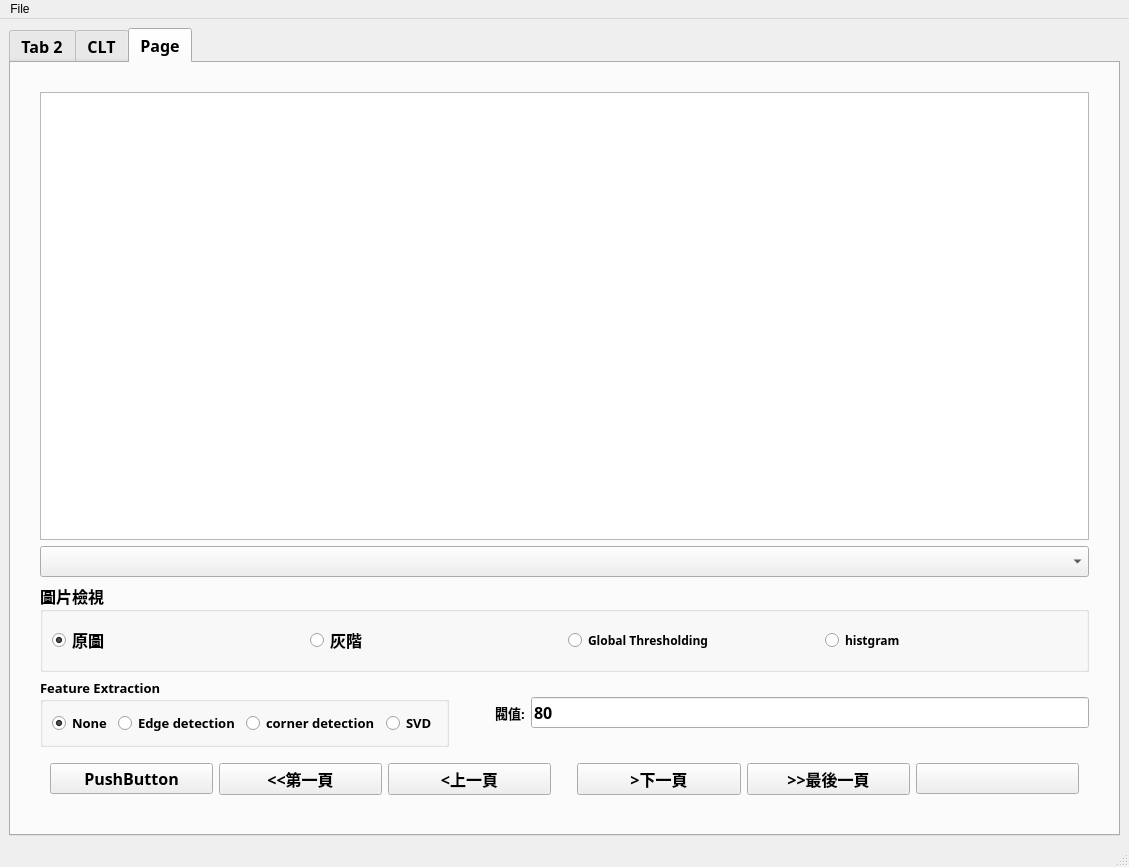
<?xml version="1.0" encoding="UTF-8"?>
<ui version="4.0">
 <class>MainWindow</class>
 <widget class="QMainWindow" name="MainWindow">
  <property name="geometry">
   <rect>
    <x>0</x>
    <y>0</y>
    <width>1129</width>
    <height>867</height>
   </rect>
  </property>
  <property name="windowTitle">
   <string>MainWindow</string>
  </property>
  <widget class="QWidget" name="centralwidget">
   <layout class="QVBoxLayout" name="verticalLayout_3">
    <item>
     <widget class="QTabWidget" name="tabWidget">
      <property name="font">
       <font>
        <family>微軟正黑體</family>
        <pointsize>12</pointsize>
        <weight>75</weight>
        <bold>true</bold>
       </font>
      </property>
      <property name="currentIndex">
       <number>2</number>
      </property>
      <widget class="QWidget" name="tab_2">
       <attribute name="title">
        <string>Tab 2</string>
       </attribute>
       <layout class="QVBoxLayout" name="verticalLayout_8">
        <item>
         <layout class="QHBoxLayout" name="horizontalLayout_14">
          <item>
           <layout class="QVBoxLayout" name="verticalLayout_5">
            <item>
             <layout class="QHBoxLayout" name="horizontalLayout_8" stretch="1,1">
              <property name="leftMargin">
               <number>10</number>
              </property>
              <property name="topMargin">
               <number>10</number>
              </property>
              <property name="rightMargin">
               <number>10</number>
              </property>
              <property name="bottomMargin">
               <number>10</number>
              </property>
              <item>
               <layout class="QVBoxLayout" name="verticalLayout_4">
                <item>
                 <layout class="QHBoxLayout" name="horizontalLayout_5" stretch="1,1,3">
                  <item>
                   <widget class="QLabel" name="label_5">
                    <property name="text">
                     <string>Sample Size :</string>
                    </property>
                   </widget>
                  </item>
                  <item>
                   <widget class="QLabel" name="label_size">
                    <property name="text">
                     <string>100</string>
                    </property>
                   </widget>
                  </item>
                  <item>
                   <spacer name="horizontalSpacer_5">
                    <property name="orientation">
                     <enum>Qt::Horizontal</enum>
                    </property>
                    <property name="sizeHint" stdset="0">
                     <size>
                      <width>40</width>
                      <height>20</height>
                     </size>
                    </property>
                   </spacer>
                  </item>
                 </layout>
                </item>
               </layout>
              </item>
              <item>
               <layout class="QHBoxLayout" name="horizontalLayout_6" stretch="0,0">
                <property name="leftMargin">
                 <number>10</number>
                </property>
                <property name="topMargin">
                 <number>10</number>
                </property>
                <property name="rightMargin">
                 <number>10</number>
                </property>
                <property name="bottomMargin">
                 <number>10</number>
                </property>
                <item>
                 <widget class="QLabel" name="label_7">
                  <property name="text">
                   <string>Variable :</string>
                  </property>
                 </widget>
                </item>
                <item>
                 <widget class="QLabel" name="label_variable">
                  <property name="text">
                   <string>4</string>
                  </property>
                 </widget>
                </item>
               </layout>
              </item>
             </layout>
            </item>
            <item>
             <layout class="QHBoxLayout" name="horizontalLayout_20">
              <item>
               <widget class="QLabel" name="label_11">
                <property name="text">
                 <string> Histgram</string>
                </property>
                <property name="alignment">
                 <set>Qt::AlignCenter</set>
                </property>
               </widget>
              </item>
              <item>
               <widget class="QComboBox" name="comboBox_col"/>
              </item>
             </layout>
            </item>
            <item>
             <layout class="QHBoxLayout" name="horizontalLayout_21" stretch="11,1,1,0,0,0">
              <item>
               <widget class="QLabel" name="label_9">
                <property name="text">
                 <string>Scatter Pot</string>
                </property>
                <property name="alignment">
                 <set>Qt::AlignCenter</set>
                </property>
               </widget>
              </item>
              <item>
               <widget class="QLabel" name="label_6">
                <property name="text">
                 <string>X1:</string>
                </property>
                <property name="alignment">
                 <set>Qt::AlignCenter</set>
                </property>
               </widget>
              </item>
              <item>
               <widget class="QComboBox" name="comboBox_col_scatter_2"/>
              </item>
              <item>
               <spacer name="horizontalSpacer_3">
                <property name="orientation">
                 <enum>Qt::Horizontal</enum>
                </property>
                <property name="sizeHint" stdset="0">
                 <size>
                  <width>40</width>
                  <height>20</height>
                 </size>
                </property>
               </spacer>
              </item>
              <item>
               <widget class="QLabel" name="label_8">
                <property name="text">
                 <string>X2:</string>
                </property>
                <property name="alignment">
                 <set>Qt::AlignCenter</set>
                </property>
               </widget>
              </item>
              <item>
               <widget class="QComboBox" name="comboBox_col_scatter_1"/>
              </item>
             </layout>
            </item>
            <item>
             <layout class="QHBoxLayout" name="horizontalLayout_12"/>
            </item>
            <item>
             <layout class="QHBoxLayout" name="horizontalLayout_13">
              <item>
               <widget class="QLabel" name="label_10">
                <property name="text">
                 <string>  Classification : 訓練 75% , 測試25%</string>
                </property>
                <property name="alignment">
                 <set>Qt::AlignLeading|Qt::AlignLeft|Qt::AlignVCenter</set>
                </property>
               </widget>
              </item>
             </layout>
            </item>
            <item>
             <layout class="QHBoxLayout" name="horizontalLayout_7" stretch="1,1,2,1,1,5">
              <property name="leftMargin">
               <number>10</number>
              </property>
              <property name="topMargin">
               <number>10</number>
              </property>
              <property name="rightMargin">
               <number>9</number>
              </property>
              <property name="bottomMargin">
               <number>10</number>
              </property>
              <item>
               <widget class="QLabel" name="label_4">
                <property name="text">
                 <string>ML method :</string>
                </property>
                <property name="alignment">
                 <set>Qt::AlignLeading|Qt::AlignLeft|Qt::AlignVCenter</set>
                </property>
               </widget>
              </item>
              <item>
               <widget class="QComboBox" name="comboBox_distribution">
                <item>
                 <property name="text">
                  <string>Logisitic Regression</string>
                 </property>
                </item>
                <item>
                 <property name="text">
                  <string>LDA</string>
                 </property>
                </item>
               </widget>
              </item>
              <item>
               <spacer name="horizontalSpacer_2">
                <property name="orientation">
                 <enum>Qt::Horizontal</enum>
                </property>
                <property name="sizeHint" stdset="0">
                 <size>
                  <width>40</width>
                  <height>20</height>
                 </size>
                </property>
               </spacer>
              </item>
              <item>
               <widget class="QLabel" name="label_12">
                <property name="text">
                 <string>Target :</string>
                </property>
                <property name="alignment">
                 <set>Qt::AlignCenter</set>
                </property>
               </widget>
              </item>
              <item>
               <widget class="QComboBox" name="comboBox_col_target"/>
              </item>
              <item>
               <spacer name="horizontalSpacer_6">
                <property name="orientation">
                 <enum>Qt::Horizontal</enum>
                </property>
                <property name="sizeHint" stdset="0">
                 <size>
                  <width>40</width>
                  <height>20</height>
                 </size>
                </property>
               </spacer>
              </item>
             </layout>
            </item>
            <item>
             <layout class="QHBoxLayout" name="horizontalLayout_10">
              <item>
               <widget class="QLabel" name="label_13">
                <property name="text">
                 <string>隨機森林變數挑選:</string>
                </property>
               </widget>
              </item>
              <item>
               <widget class="QLineEdit" name="LE_feature"/>
              </item>
             </layout>
            </item>
            <item>
             <layout class="QHBoxLayout" name="horizontalLayout_9">
              <item>
               <widget class="QLabel" name="label_accuracy">
                <property name="text">
                 <string>Training accuracy</string>
                </property>
               </widget>
              </item>
              <item>
               <widget class="QLabel" name="label_accuracy_2">
                <property name="text">
                 <string>Testing accuracy</string>
                </property>
               </widget>
              </item>
             </layout>
            </item>
            <item>
             <widget class="QTableView" name="table">
              <property name="alternatingRowColors">
               <bool>true</bool>
              </property>
             </widget>
            </item>
           </layout>
          </item>
          <item>
           <widget class="GraphicsLayoutWidget" name="graphLayoutWidget"/>
          </item>
         </layout>
        </item>
       </layout>
      </widget>
      <widget class="QWidget" name="tab_CLT">
       <attribute name="title">
        <string>CLT</string>
       </attribute>
       <layout class="QVBoxLayout" name="verticalLayout_2">
        <item>
         <layout class="QVBoxLayout" name="verticalLayout">
          <item>
           <layout class="QHBoxLayout" name="horizontalLayout_4">
            <item>
             <layout class="QHBoxLayout" name="horizontalLayout">
              <property name="leftMargin">
               <number>10</number>
              </property>
              <property name="topMargin">
               <number>10</number>
              </property>
              <property name="rightMargin">
               <number>10</number>
              </property>
              <item>
               <widget class="QLabel" name="label">
                <property name="text">
                 <string>Population:</string>
                </property>
               </widget>
              </item>
              <item>
               <widget class="QComboBox" name="CBX_distribution">
                <property name="font">
                 <font>
                  <pointsize>9</pointsize>
                 </font>
                </property>
                <item>
                 <property name="text">
                  <string>Binomial (20 , 0.8)</string>
                 </property>
                </item>
                <item>
                 <property name="text">
                  <string>Normal (10 , 2 )</string>
                 </property>
                </item>
               </widget>
              </item>
             </layout>
            </item>
            <item>
             <layout class="QHBoxLayout" name="horizontalLayout_2" stretch="2,3,5">
              <property name="leftMargin">
               <number>10</number>
              </property>
              <property name="topMargin">
               <number>10</number>
              </property>
              <property name="rightMargin">
               <number>10</number>
              </property>
              <property name="bottomMargin">
               <number>10</number>
              </property>
              <item>
               <widget class="QLabel" name="label_2">
                <property name="text">
                 <string>Sample size :</string>
                </property>
               </widget>
              </item>
              <item>
               <widget class="QLineEdit" name="LE_samples_size">
                <property name="text">
                 <string>100</string>
                </property>
               </widget>
              </item>
              <item>
               <spacer name="horizontalSpacer">
                <property name="orientation">
                 <enum>Qt::Horizontal</enum>
                </property>
                <property name="sizeType">
                 <enum>QSizePolicy::Minimum</enum>
                </property>
                <property name="sizeHint" stdset="0">
                 <size>
                  <width>40</width>
                  <height>20</height>
                 </size>
                </property>
               </spacer>
              </item>
             </layout>
            </item>
            <item>
             <layout class="QHBoxLayout" name="horizontalLayout_3">
              <property name="leftMargin">
               <number>10</number>
              </property>
              <property name="topMargin">
               <number>10</number>
              </property>
              <property name="rightMargin">
               <number>10</number>
              </property>
              <property name="bottomMargin">
               <number>10</number>
              </property>
              <item>
               <widget class="QLabel" name="label_3">
                <property name="text">
                 <string>Samples :</string>
                </property>
               </widget>
              </item>
              <item>
               <widget class="QLineEdit" name="lineEdit">
                <property name="text">
                 <string>1000</string>
                </property>
               </widget>
              </item>
             </layout>
            </item>
           </layout>
          </item>
          <item>
           <widget class="GraphicsLayoutWidget" name="graphLayout"/>
          </item>
         </layout>
        </item>
       </layout>
      </widget>
      <widget class="QWidget" name="tab">
       <attribute name="title">
        <string>Page</string>
       </attribute>
       <layout class="QVBoxLayout" name="verticalLayout_6">
        <item>
         <layout class="QVBoxLayout" name="verticalLayout_7" stretch="5,1,1,1,1">
          <property name="leftMargin">
           <number>20</number>
          </property>
          <property name="topMargin">
           <number>20</number>
          </property>
          <property name="rightMargin">
           <number>20</number>
          </property>
          <property name="bottomMargin">
           <number>20</number>
          </property>
          <item>
           <widget class="PlotWidget" name="g_view"/>
          </item>
          <item>
           <widget class="QComboBox" name="CMBX_img"/>
          </item>
          <item>
           <widget class="QGroupBox" name="image">
            <property name="font">
             <font>
              <family>微軟正黑體</family>
              <pointsize>12</pointsize>
              <weight>75</weight>
              <bold>true</bold>
             </font>
            </property>
            <property name="title">
             <string>圖片檢視</string>
            </property>
            <layout class="QHBoxLayout" name="horizontalLayout_15">
             <item>
              <widget class="QRadioButton" name="RBTN_original">
               <property name="font">
                <font>
                 <family>微軟正黑體</family>
                 <pointsize>12</pointsize>
                 <weight>75</weight>
                 <bold>true</bold>
                </font>
               </property>
               <property name="text">
                <string>原圖</string>
               </property>
               <property name="checked">
                <bool>true</bool>
               </property>
              </widget>
             </item>
             <item>
              <widget class="QRadioButton" name="RTBN_grayscale">
               <property name="font">
                <font>
                 <family>微軟正黑體</family>
                 <pointsize>12</pointsize>
                 <weight>75</weight>
                 <bold>true</bold>
                </font>
               </property>
               <property name="text">
                <string>灰階</string>
               </property>
              </widget>
             </item>
             <item>
              <widget class="QRadioButton" name="RTBN_thresholding">
               <property name="font">
                <font>
                 <family>微軟正黑體</family>
                 <pointsize>9</pointsize>
                 <weight>75</weight>
                 <bold>true</bold>
                </font>
               </property>
               <property name="text">
                <string>Global Thresholding</string>
               </property>
              </widget>
             </item>
             <item>
              <widget class="QRadioButton" name="RTBN_histgram">
               <property name="font">
                <font>
                 <family>微軟正黑體</family>
                 <pointsize>9</pointsize>
                 <weight>75</weight>
                 <bold>true</bold>
                </font>
               </property>
               <property name="text">
                <string>histgram</string>
               </property>
              </widget>
             </item>
            </layout>
           </widget>
          </item>
          <item>
           <layout class="QHBoxLayout" name="horizontalLayout_16">
            <item>
             <widget class="QGroupBox" name="groupBox">
              <property name="font">
               <font>
                <family>微軟正黑體</family>
                <pointsize>10</pointsize>
                <weight>75</weight>
                <bold>true</bold>
               </font>
              </property>
              <property name="title">
               <string>Feature Extraction</string>
              </property>
              <layout class="QHBoxLayout" name="horizontalLayout_17">
               <item>
                <widget class="QRadioButton" name="radioButton_2">
                 <property name="font">
                  <font>
                   <family>微軟正黑體</family>
                   <pointsize>10</pointsize>
                   <weight>75</weight>
                   <bold>true</bold>
                  </font>
                 </property>
                 <property name="text">
                  <string>None</string>
                 </property>
                 <property name="checked">
                  <bool>true</bool>
                 </property>
                </widget>
               </item>
               <item>
                <widget class="QRadioButton" name="RTBN_edge">
                 <property name="font">
                  <font>
                   <family>微軟正黑體</family>
                   <pointsize>10</pointsize>
                   <weight>75</weight>
                   <bold>true</bold>
                  </font>
                 </property>
                 <property name="text">
                  <string>Edge detection</string>
                 </property>
                </widget>
               </item>
               <item>
                <widget class="QRadioButton" name="RTBN_corner">
                 <property name="font">
                  <font>
                   <family>微軟正黑體</family>
                   <pointsize>10</pointsize>
                   <weight>75</weight>
                   <bold>true</bold>
                  </font>
                 </property>
                 <property name="text">
                  <string>corner detection</string>
                 </property>
                </widget>
               </item>
               <item>
                <widget class="QRadioButton" name="RTBN_svd">
                 <property name="font">
                  <font>
                   <family>微軟正黑體</family>
                   <pointsize>10</pointsize>
                   <weight>75</weight>
                   <bold>true</bold>
                  </font>
                 </property>
                 <property name="text">
                  <string>SVD</string>
                 </property>
                </widget>
               </item>
              </layout>
             </widget>
            </item>
            <item>
             <spacer name="horizontalSpacer_8">
              <property name="orientation">
               <enum>Qt::Horizontal</enum>
              </property>
              <property name="sizeType">
               <enum>QSizePolicy::Fixed</enum>
              </property>
              <property name="sizeHint" stdset="0">
               <size>
                <width>40</width>
                <height>20</height>
               </size>
              </property>
             </spacer>
            </item>
            <item>
             <widget class="QLabel" name="label_14">
              <property name="font">
               <font>
                <family>微軟正黑體</family>
                <pointsize>10</pointsize>
                <weight>75</weight>
                <bold>true</bold>
               </font>
              </property>
              <property name="text">
               <string>閥值:</string>
              </property>
             </widget>
            </item>
            <item>
             <widget class="QLineEdit" name="LE_feature_2">
              <property name="text">
               <string>80</string>
              </property>
             </widget>
            </item>
           </layout>
          </item>
          <item>
           <layout class="QHBoxLayout" name="horizontalLayout_18">
            <property name="leftMargin">
             <number>10</number>
            </property>
            <property name="topMargin">
             <number>10</number>
            </property>
            <property name="rightMargin">
             <number>10</number>
            </property>
            <property name="bottomMargin">
             <number>10</number>
            </property>
            <item>
             <widget class="QPushButton" name="pushButton_2">
              <property name="text">
               <string>PushButton</string>
              </property>
             </widget>
            </item>
            <item>
             <widget class="QPushButton" name="PTBN_first">
              <property name="text">
               <string>&lt;&lt;第一頁</string>
              </property>
             </widget>
            </item>
            <item>
             <widget class="QPushButton" name="PTBN_undo">
              <property name="text">
               <string>&lt;上一頁</string>
              </property>
             </widget>
            </item>
            <item>
             <spacer name="horizontalSpacer_9">
              <property name="orientation">
               <enum>Qt::Horizontal</enum>
              </property>
              <property name="sizeType">
               <enum>QSizePolicy::Minimum</enum>
              </property>
              <property name="sizeHint" stdset="0">
               <size>
                <width>20</width>
                <height>20</height>
               </size>
              </property>
             </spacer>
            </item>
            <item>
             <widget class="QPushButton" name="PTBN_next">
              <property name="text">
               <string>&gt;下一頁</string>
              </property>
             </widget>
            </item>
            <item>
             <widget class="QPushButton" name="PTBN_last">
              <property name="text">
               <string>&gt;&gt;最後一頁</string>
              </property>
             </widget>
            </item>
            <item>
             <widget class="QPushButton" name="PTBN_rotation">
              <property name="text">
               <string/>
              </property>
              <property name="icon">
               <iconset>
                <normaloff>rotation.png</normaloff>rotation.png</iconset>
              </property>
              <property name="iconSize">
               <size>
                <width>50</width>
                <height>50</height>
               </size>
              </property>
              <property name="autoDefault">
               <bool>false</bool>
              </property>
             </widget>
            </item>
           </layout>
          </item>
         </layout>
        </item>
       </layout>
      </widget>
     </widget>
    </item>
   </layout>
  </widget>
  <widget class="QMenuBar" name="menubar">
   <property name="geometry">
    <rect>
     <x>0</x>
     <y>0</y>
     <width>1129</width>
     <height>25</height>
    </rect>
   </property>
   <widget class="QMenu" name="menu_File">
    <property name="title">
     <string>File</string>
    </property>
    <addaction name="actionOpen"/>
    <addaction name="separator"/>
    <addaction name="actionExit"/>
   </widget>
   <addaction name="menu_File"/>
  </widget>
  <widget class="QStatusBar" name="statusbar"/>
  <action name="actionOpen">
   <property name="text">
    <string>Open</string>
   </property>
  </action>
  <action name="actionExit">
   <property name="text">
    <string>Exit</string>
   </property>
  </action>
 </widget>
 <customwidgets>
  <customwidget>
   <class>PlotWidget</class>
   <extends>QGraphicsView</extends>
   <header location="global">pyqtgraph</header>
   <container>1</container>
  </customwidget>
  <customwidget>
   <class>GraphicsLayoutWidget</class>
   <extends>QGraphicsView</extends>
   <header location="global">pyqtgraph</header>
  </customwidget>
 </customwidgets>
 <resources/>
 <connections/>
</ui>
